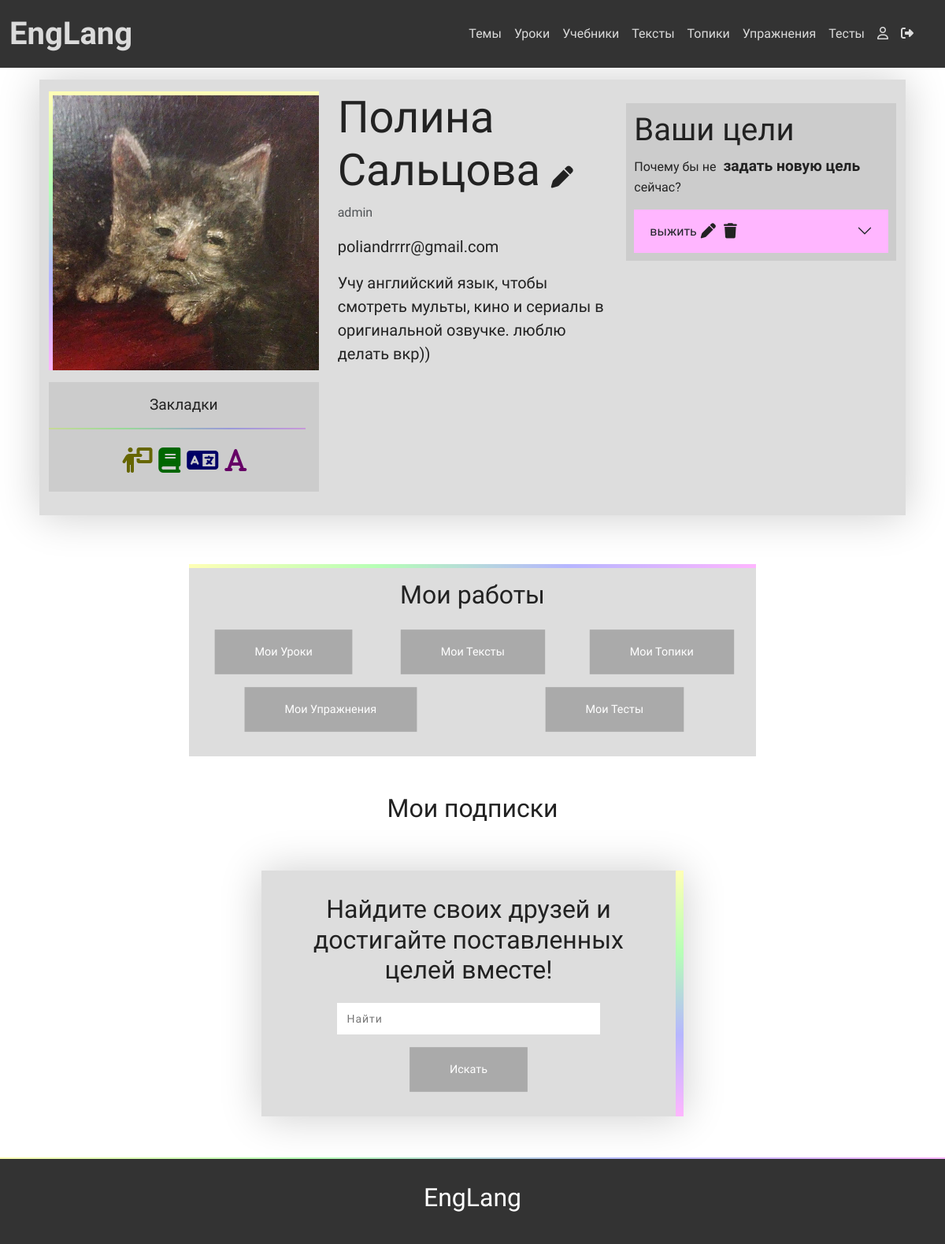
/accounts/profile/ (signed in), run on the app's committed database.
### accounts/models.py (models this page shows, shortened)
class Profile(models.Model):
    user = models.OneToOneField(User, on_delete=models.CASCADE)
    image = models.ImageField(upload_to='profile_pictures', null=True, blank=True, default='profile_pictures/default.png')
    about_me = models.CharField(max_length=300, blank=True, null=True)
    created_at = models.DateTimeField(auto_now_add=True)
    follows = models.ManyToManyField('self', related_name='followed_by', symmetrical=False, blank=True)
    class Meta:
        verbose_name = 'Профиль'
        verbose_name_plural = 'Профили'
    @staticmethod
    def get_profile(user: User):
        profile = Profile.objects.filter(user=user).first()
        if not profile:
            profile = Profile.objects.create(user=user)
        return profile

class Goal(models.Model):
    name = models.CharField(max_length=50, blank=True, null=True)
    slug = models.SlugField()
    description = models.TextField(blank=True, null=True)
    created_at = models.DateTimeField(auto_now_add=True)
    profile = models.ForeignKey(Profile, on_delete=models.CASCADE, null=True, blank=True)
    done = models.BooleanField(default=False, null=True)
    class Meta:
        ordering = ('-done', '-created_at')
        verbose_name = 'Цель'
        verbose_name_plural = 'Цели'
        unique_together = ('name', 'slug', 'profile')

### accounts/views.py (the view)
# urls.py: path('profile/', views.user_profile_detail, name='profile'),
@login_required(login_url=reverse_lazy('login'))
def user_profile_detail(request, username=None):
    if username:
        user = User.objects.get(username=username)
        profile = Profile.objects.get(user=user)
    else:
        user = request.user
        profile = Profile.get_profile(user)
    goals = profile.goal_set.all().order_by('done', 'created_at')
    followers = profile.follows.all()
    three_days_ago = timezone.now() - timedelta(days=3)
    lessons_from_my_followers = Lesson.objects.filter(author__in=followers, published=True, created_at__gt=three_days_ago).order_by('-created_at')
    results = Result.objects.filter(user=user)
    total_quizzes = results.count()
    total_correct_answers = sum(result.correct_answers for result in results)
    total_wrong_answers = sum(result.wrong_answers for result in results)
    context = {
        'user': user,
        'profile': profile,
        'goals': goals,
        'followers': followers,
        'lessons': lessons_from_my_followers,
        'results': results,
        'total_quizzes': total_quizzes,
        'total_correct_answers': total_correct_answers,
        'total_wrong_answers': total_wrong_answers
    }
    if username:
        return render(request, 'accounts/user_profile_detail.html', context)
    else:
        return render(request, 'accounts/profile.html', context)

### templates/accounts/profile.html (shortened to what this page needs)
{% extends 'base.html' %}
{% load static %}
{% block content %}
<div class="container-fluid padding">
    <div class="row padding profile">
        <div class="col-12 col-sm-6 col-md-4 text-center">
            <img src="{{ profile.image.url }}" alt="{{ user.username }}">
            <div class="bookmarks">
                <p>Закладки</p>
                <hr>
                <a href="{% url 'user_lesson_bookmarks' %}">
                    <i class="fa-solid fa-person-chalkboard"></i>
                </a>
                <a href="{% url 'user_textbooks_bookmarks' %}">
                    <i class="fa-solid fa-book"></i>
                </a>
                <a href="{% url 'user_texts_bookmarks' %}">
                    <i class="fa-solid fa-language"></i>
                </a>
                <a href="{% url 'user_topics_bookmarks' %}">
                    <i class="fa-solid fa-font"></i>
                </a>
            </div>
        </div>
        <div class="col-12 col-sm-6 col-md-4">
            {% if not user.first_name and not user.last_name %}
            <h2 class="display-4">{{ user.username }} <a href="{% url 'profile_edit' %}"><i class="fas fa-pen"></i></a></h2>
            {% else %}
            <h2 class="display-4">{{ user.first_name }} {{ user.last_name }} <a href="{% url 'profile_edit' %}"><i class="fas fa-pen"></i></a></h2>
            {% endif %}
            <p class="text-muted">{{ user.username }}</p>
            <p class="lead">{{ user.email }}</p>
            {% if profile.about_me %}
            <p class="lead">{{ profile.about_me }}</p>
            {% endif %}
        </div>
        <div class="col-12 offset-sm-2 col-sm-8 offset-md-0 col-md-4">
            <div class="goals">
                <h4 class="display-6">Ваши цели</h4>
                {% if not goals %}
                    <p>Вы ещё не выбрали себе цели</p>
                    <p>Почему бы не <a href="{% url 'add_goal' %}">задать новую цель</a> сейчас?</p>
                {% else %}
                    <p>Почему бы не <a href="{% url 'add_goal' %}">задать новую цель</a> сейчас?</p>
                    <div class="accordion accordion-flush" id="my_accordion">
                        {% for goal in goals %}
                            <div class="accordion-item">
                                <h2 class="accordion-header" id="flush-heading{{ goal.id }}">
                                <button class="accordion-button collapsed" style="background-color: {% if goal.done %}#b6ffb6{% else %}#ffb6ff{% endif %};" type="button" data-bs-toggle="collapse" data-bs-target="#flush-collapse{{ goal.id }}" aria-expanded="false" aria-controls="flush-collapse{{ goal.id }}">
                                    {{ goal.name }}
                                    <a href="{% url 'update_goal' goal.slug %}"><i class="fas fa-pen"></i></a>
                                    <a href="{% url 'delete_goal' goal.slug %}"><i class="fas fa-trash"></i></a>
                                </button>
                                </h2>
                            </div>
                        {% endfor %}
                    </div>
                {% endif %}
            </div>
        </div>
    </div>
</div>
{% if user.is_staff %}
<div class="container-fluid padding">
    <div class="row text-center for_moder">
        <div class="col-12">
            <h2>Мои работы</h2>
        </div>
        <div class="col-sm-4">
            <a class="btn" href="{% url 'my_lessons' %}">Мои уроки</a>
        </div>
        <div class="col-sm-4">
            <a class="btn" href="{% url 'my_texts' %}">Мои тексты</a>
        </div>
        <div class="col-sm-4">
            <a class="btn" href="{% url 'my_topics' %}">Мои топики</a>
        </div>
        <div class="col-sm-6">
            <a class="btn" href="{% url 'my_exercises' %}">Мои упражнения</a>
        </div>
        <div class="col-sm-6">
            <a class="btn" href="{% url 'my_quizzes' %}">Мои тесты</a>
        </div>
    </div>
</div>
{% endif %}
<div class="container padding">
    <div class="row text-center">
        <div class="col-12">
            <h2>Мои подписки</h2>
        </div>
    </div>
</div>
<div class="container-fluid padding">
    <div class="row text-center">
        <div class="col-12 offset-lg-2 col-lg-8 offset-xl-3 col-xl-6">
            <form method="get" action="{% url 'profiles' %}">
                <h2>Найдите своих друзей и достигайте поставленных целей вместе!</h2>
                <input type="text" name="q" placeholder="Найти"><br>
                <button type="submit" class="btn btn-warning">Искать</button>
            </form>
        </div>
    </div>
</div>
{% endblock content %}

### static/css/style.css (style rules this page uses)
img { max-width: 100%; }
a { text-decoration: none; color: #222; transition: all 0.3s ease; }
.btn { display: inline-block; padding: 15px 50px; background-color: #aaa; font-size: 15px; font-weight: 500; transition: all 0.5s ease; transform: scale(0.96); text-transform: capitalize; color: #fff; border: 3px solid transparent; border-radius: 0px; }
.btn-warning, .btn-success, .btn-primary, .btn-danger { border-radius: 0px; }
.padding { padding-bottom: 2em; }
.alert hr, .bookmarks hr { border-top: 2px solid; border-image: linear-gradient(to right, #ff0,#0f0,#00f,#f0f) 30; width: 95%; margin-top: 0.3em; margin-bottom: 1em; }
.fa-briefcase, .fa-person-chalkboard { color: #660; }
.fa-comments, .fa-book { color: #060; }
.fa-book-open-reader, .fa-language { color: #006; }
.fa-gamepad, .fa-font { color: #606; }

### static/css/account.css (style rules this page uses)
.profile { max-width: 1100px; margin: 15px auto; padding-top: 15px; padding-bottom: 15px; font-weight: 400; background-color: #ddd; box-shadow: 0px 1px 50px 0px rgba(0, 0, 0, 0.2); }
.profile img { border-left: 5px solid; border-top: 5px solid; border-image: linear-gradient(#ffffb6,#b6ffb6,#b6b6ff,#ffb6ff); border-image-slice: 1; }
h2.display-4 a, h1.display-4 a { font-size: 0.5em !important; }
.goals { margin: 15px auto; font-weight: 300; background-color: #ccc; padding: 10px; }
.goals a { margin-left: 5px; margin-right: 5px; font-weight: 600; font-size: 1.2em; color: #222; transition: all 0.5s ease; }
.bookmarks { max-width: 720px; margin: 15px auto; padding-top: 15px; padding-bottom: 15px; font-weight: 400; background-color: #ccc; }
.bookmarks p { color: #222; font-weight: 500; margin-bottom: 15px; font-size: 1.2em; }
.bookmarks a { font-size: 2em; }
.for_moder { max-width: 720px; margin: 15px auto; padding-top: 15px; padding-bottom: 15px; font-weight: 400; background-color: #ddd; border-top: 5px solid; border-image: linear-gradient(to right, #ffffb6,#b6ffb6,#b6b6ff,#ffb6ff); border-image-slice: 1; }
.for_moder div { margin-bottom: 15px; }

### static/css/base.css (style rules this page uses)
:root { --gradient: linear-gradient(to right, #ff0, #0f0, #00f, #f0f); --light-gradient: linear-gradient(to right, #ffb, #bfb, #bbf, #fbf); --dark-gradient: linear-gradient(to right, #660, #060, #006, #606); }
body, html { width: 100%; height: 100%; margin: 0; padding: 0; font-family: 'Inter Tight', sans-serif; color: #222; }

### static/css/exercise.css (style rules this page uses)
.accordion-item { background-color: #ddd; border-bottom: 5px solid; border-image: linear-gradient(to right, #ffffb6,#b6ffb6,#b6b6ff,#ffb6ff); border-image-slice: 1; }

### static/css/form.css (style rules this page uses)
form { box-sizing: border-box; margin: 20px; font-weight: 300; padding: 30px 25px; box-shadow: 0px 1px 50px 0px rgba(0, 0, 0, 0.2); background-color: #ddd; border-right: 10px solid; border-image: linear-gradient(#ffffb6,#b6ffb6,#b6b6ff,#ffb6ff); border-image-slice: 1; }
form input { color: #666; background: white; font-size: 14px; font-weight: 500; letter-spacing: 1px; height: 40px; width: 70%; padding: 6px 12px; border: 0px; margin: 15px auto; }

### data on the page
Profile: image (picture), about_me "Учу английский язык, чтобы смотреть мульты, кино и сериалы в оригинальной озвучке. люблю делать вкр))"
Goal: name "выжить"

### other printed values
{{ user.first_name }} "Полина"
{{ user.last_name }} "Сальцова"
{{ user.username }} "admin"
{{ user.email }} "poliandrrrr@gmail.com"
